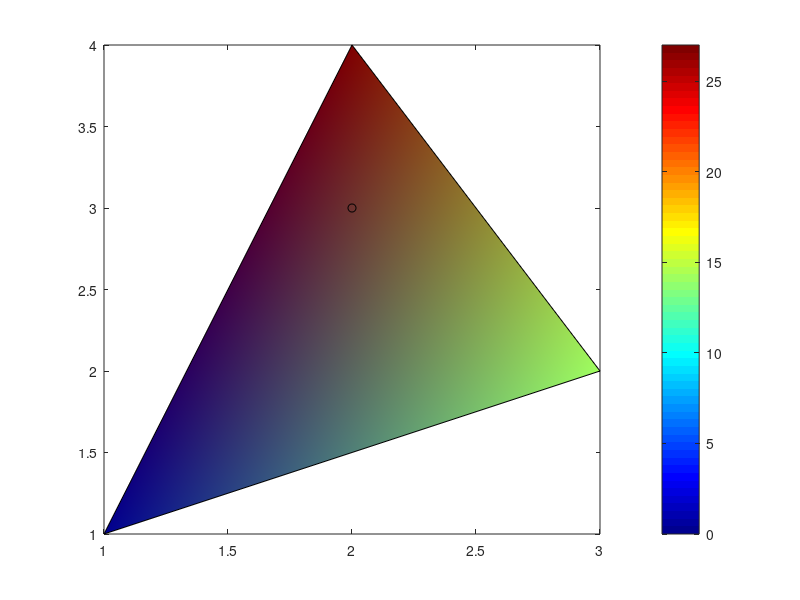

MATLAB code to generate this figure: (Note: this script raises an error after producing the figure.)
clearvars
close all

% triangle
nodes=[1,1;  %define the nodes of a triangle
    3,2;
    2,4];


f = [0; 14; 27];
X = nodes(:,1); Y = nodes(:,2);
fill(X,Y,f)
%axis equal
colormap('jet')
colorbar %shows the bar with the color scale
hold on;
p = [2,3];
plot(p(1), p(2),'ko')
hold off;

eval('meshHole');
numNodes = size(nodes,1);
numElem = size(elem,1);

temp = 1:numNodes;
titleName = 'TemperaturePlot';
colorScale = 'jet';

plotContourSolution(nodes,elem,temp, titleName,colorScale)

eval('meshTwoHolesQuad')
numNodes = size(nodes,1);
[numElem,numNodesElem] = size(elem);

temp = 1:numNodes';
titleName = 'TemperaturePlot (1)';
colorScale = 'jet';
plotContourSolution(nodes,elem,temp, titleName,colorScale)

figure
X = nodes(elem(1:numElem,:)',1); X = reshape(X,numNodesElem,numElem);
Y = nodes(elem(1:numElem,:)',2); Y = reshape(Y,numNodesElem,numElem);
temp = temp(elem(1:numElem,:)'); temp = reshape(temp,numNodesElem,numElem);
fill(X,Y,temp);
colormap('jet');
axis equal
colorbar
title('Temperature color (2)')